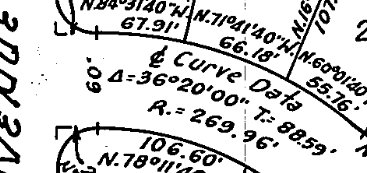
#> input picture Plat/centerline-curve-data.png, 367 x 173 px
$ python -i vectorize.py   (imports and definitions only)
#> lines starting #> are read from the running program, lines starting #| are printed output that depends on the picture; after the words box and inside, x2 and y2 are one past the last pixel; in counts of white or black regions, pixels touching at a corner belong together
"""
vectorize.py -- raster-to-vector for plat linework.

Used when a plat's lot fabric is too large to transcribe dimension by
dimension (Atlantic Beach Unit 2: ~176 lots over 4 detail sheets). The
geometry is scaled off the scan itself, which is legitimate because the
scale is EXACTLY derivable:

    plat drawn at 1" = 50 ft, rendered at D dpi
    => 1 pixel = 50 / D feet        (at 300 dpi: 0.166667 ft/px)

This is not estimation -- it is a unit conversion. What it does NOT give is
the surveyed precision of the recorded dimensions: line positions carry the
scan's own error (line width, paper distortion, scanner skew), so a
vectorized line is good to roughly a foot, not to 0.01 ft. Vectorized
geometry must therefore be labelled as SCALED, never mixed silently with
transcribed dimensions.

Pipeline: threshold -> drop small components (text) -> Hough segments ->
merge collinear -> convert px to feet -> DXF.
"""
from __future__ import annotations

import math
import warnings
from typing import Any

import cv2
import numpy as np


def map_mask(img: np.ndarray, rect: tuple, min_diag=150) -> np.ndarray:
    """Binarise a map region and strip text by dropping small components.

    Plat linework connects into a few very large components while text
    characters are isolated blobs; on Atlantic Beach sheet 3 the split was
    unambiguous (text diag 33-80 px, linework up to 7047 px)."""
    x, y, w, h = rect
    sub = img[y:y + h, x:x + w]
    thr = cv2.threshold(cv2.bitwise_not(sub), 0, 255,
                        cv2.THRESH_BINARY | cv2.THRESH_OTSU)[1]
    n, lab, stats, _ = cv2.connectedComponentsWithStats(thr, 8)
    keep = np.zeros_like(thr)
    for i in range(1, n):
        wd, ht = stats[i, cv2.CC_STAT_WIDTH], stats[i, cv2.CC_STAT_HEIGHT]
        if math.hypot(wd, ht) >= min_diag:
            keep[lab == i] = 255
    return keep


def skeletonize(mask: np.ndarray) -> np.ndarray:
    """Thin drawn strokes to a 1-px-wide centerline before line-fitting.

    CRITICAL FIX: running HoughLinesP directly on a multi-pixel-wide stroke
    detects EACH EDGE of the stroke as its own near-duplicate line (plus
    fragments at slightly different angles near corners/intersections).
    Measured on Atlantic Beach sheet 3: 578 Hough/merge segments contained
    1,308 near-duplicate pairs (same angle within 2 deg, offset under 3 ft)
    -- this is what produced the "sketch, multiple overlapping lines" look
    the user flagged. Skeletonizing first (Zhang-Suen thinning via
    cv2.ximgproc) collapses each stroke to its single centerline, so Hough
    finds one line per drawn line instead of several."""
    try:
        import cv2.ximgproc as xi
        return xi.thinning(mask, thinningType=xi.THINNING_ZHANGSUEN)
    except Exception:
        pass  # opencv-contrib not installed
    try:
        # scikit-image thinning is the same family as Zhang-Suen and keeps strokes
        # connected. On the Beachwood sheet it gives 20 connected pieces where the
        # morphological fallback below gives 2,744, and on a clean drawn arc 1,991
        # ink points where the fallback keeps 112 -- so silently falling through to
        # it (as this function used to whenever cv2.ximgproc was missing) wrecked
        # every curve-following and linework result downstream.
        from skimage.morphology import skeletonize as _sk_skeletonize
        return (_sk_skeletonize(mask > 0) * 255).astype(np.uint8)
    except Exception:
        warnings.warn(
            "skeletonize(): neither cv2.ximgproc nor scikit-image is available; using the "
            "crude morphological fallback, which fragments strokes. Install opencv-contrib-python "
            "or scikit-image for reliable centerlines.", RuntimeWarning, stacklevel=2)
        # last resort: morphological thinning
        skel = np.zeros_like(mask)
        working = mask.copy()
        kernel = cv2.getStructuringElement(cv2.MORPH_CROSS, (3, 3))
        while True:
            opened = cv2.morphologyEx(working, cv2.MORPH_OPEN, kernel)
            temp = cv2.subtract(working, opened)
            eroded = cv2.erode(working, kernel)
            skel = cv2.bitwise_or(skel, temp)
            working = eroded
            if cv2.countNonZero(working) == 0:
                break
        return skel


def segments(mask: np.ndarray, min_len_px=48, max_gap=6, thresh=60):
    """Hough segments from the cleaned mask.

    On a SKELETONIZED (1px) mask, thinning can nick a line into several
    collinear pieces at pixel-level gaps -- max_gap must be generous enough
    to bridge those, and threshold can drop since a 1px line has much less
    accumulator support than a thick stroke of the same length."""
    lines = cv2.HoughLinesP(mask, 1, np.pi / 720, threshold=max(20, thresh // 2),
                            minLineLength=min_len_px, maxLineGap=max(max_gap, 10))
    return [] if lines is None else [tuple(int(v) for v in row) for row in lines[:, 0]]


def _ang(s):
    x1, y1, x2, y2 = s
    return math.degrees(math.atan2(y2 - y1, x2 - x1)) % 180


def _len(s):
    x1, y1, x2, y2 = s
    return math.hypot(x2 - x1, y2 - y1)


def merge_collinear(segs, ang_tol=1.2, perp_tol=2.0, gap_tol=20.0):
    """Collapse the many short Hough fragments along one drawn line into a
    single segment. Without this a single lot line becomes a dozen
    near-duplicate entities in the DXF."""
    used = [False] * len(segs)
    order = sorted(range(len(segs)), key=lambda i: -_len(segs[i]))
    out = []
    for i in order:
        if used[i]:
            continue
        x1, y1, x2, y2 = segs[i]
        a = _ang(segs[i])
        pts = [(x1, y1), (x2, y2)]
        used[i] = True
        ux, uy = math.cos(math.radians(a)), math.sin(math.radians(a))
        for j in order:
            if used[j]:
                continue
            b = _ang(segs[j])
            da = abs(a - b)
            da = min(da, 180 - da)
            if da > ang_tol:
                continue
            # perpendicular distance of j's midpoint from i's line
            mx, my = (segs[j][0] + segs[j][2]) / 2, (segs[j][1] + segs[j][3]) / 2
            vx, vy = mx - x1, my - y1
            perp = abs(vx * uy - vy * ux)
            if perp > perp_tol:
                continue
            # projection overlap / gap
            t_i = sorted([0.0, (x2 - x1) * ux + (y2 - y1) * uy])
            tj = sorted([(segs[j][0] - x1) * ux + (segs[j][1] - y1) * uy,
                         (segs[j][2] - x1) * ux + (segs[j][3] - y1) * uy])
            if tj[0] > t_i[1] + gap_tol or tj[1] < t_i[0] - gap_tol:
                continue
            pts += [(segs[j][0], segs[j][1]), (segs[j][2], segs[j][3])]
            used[j] = True
        ts = [((px - x1) * ux + (py - y1) * uy) for px, py in pts]
        lo, hi = min(ts), max(ts)
        out.append((x1 + ux * lo, y1 + uy * lo, x1 + ux * hi, y1 + uy * hi))
    return out


def px_to_feet(segs, ft_per_px, origin_px=(0, 0), img_h=0):
    """Convert pixel segments to plat feet, flipping the image Y axis so the
    result is a right-handed (Northing, Easting) system."""
    ox, oy = origin_px
    out = []
    for x1, y1, x2, y2 in segs:
        e1 = (x1 - ox) * ft_per_px
        n1 = (img_h - (y1 - oy)) * ft_per_px
        e2 = (x2 - ox) * ft_per_px
        n2 = (img_h - (y2 - oy)) * ft_per_px
        out.append((n1, e1, n2, e2))
    return out


def map_mask_excluding(img, border_frac=0.012, exclude=None, min_diag=150,
                       skeleton=True):
    """Keep the WHOLE sheet inside its border and subtract known non-map
    regions (curve/line tables, title block, legend).

    A single crop rectangle is too blunt for a plat sheet: the map often
    wraps around the table stack, so cropping to the right of a curve table
    silently discards the lot column to its left. Observed on Atlantic Beach
    sheet 3 -- a rectangular crop captured only 58% of the page linework and
    lost the lots 105-123 column and Tract K.

    skeleton=True (default) thins strokes to 1px before returning -- see
    skeletonize() docstring for why this is required, not optional, to avoid
    duplicate near-parallel lines from each stroke's two edges."""
    h, w = img.shape
    m = map_mask(img, (0, 0, w, h), min_diag=min_diag)
    b = int(min(h, w) * border_frac)
    m[:b, :] = 0; m[-b:, :] = 0; m[:, :b] = 0; m[:, -b:] = 0
    for (fx, fy, fw, fh) in (exclude or []):
        x, y = int(w * fx), int(h * fy)
        m[y:y + int(h * fh), x:x + int(w * fw)] = 0
    if skeleton:
        m = skeletonize(m)
    return m


def break_at_junctions(skel: np.ndarray) -> np.ndarray:
    """
    Find junction pixels (pixels with >2 neighbors) in the skeleton and remove them.
    This breaks the skeleton into independent branches (lot lines) that don't cross,
    ensuring cv2.findContours traces them as separate lines ending at corners.
    """
    # A simple neighbor count via convolution
    kernel = np.array([[1, 1, 1],
                       [1, 0, 1],
                       [1, 1, 1]], dtype=np.uint8)

    # Binary mask where foreground is 1
    skel_bin = (skel > 0).astype(np.uint8)

    # Count neighbors
    neighbors = cv2.filter2D(skel_bin, -1, kernel)

    # Junctions are pixels in the skeleton that have >2 neighbors
    junctions = (skel_bin == 1) & (neighbors > 2)

    # Optional: dilate junctions slightly to ensure clean breaks at complex corners
    j_mask = (junctions * 255).astype(np.uint8)
    j_mask = cv2.dilate(j_mask, np.ones((3,3), np.uint8), iterations=1)

    # Subtract junctions from skeleton
    broken_skel = cv2.bitwise_and(skel, cv2.bitwise_not(j_mask))
    return broken_skel


def extract_polylines(mask: np.ndarray, epsilon: float = 1.5, break_junctions: bool = True) -> list[list[tuple]]:
    """
    Extract continuous polylines from a skeletonized mask using cv2.findContours.
    This replaces HoughLinesP for hand-drawn plats to preserve exact curves and organic lines.

    epsilon: approximation accuracy for approxPolyDP. A smaller value preserves more
             of the original wiggles.
    """
    if break_junctions:
        mask = break_at_junctions(mask)

    # Use RETR_LIST to get all contours
    # Use CHAIN_APPROX_SIMPLE to compress horizontal, vertical, and diagonal segments
    contours, _ = cv2.findContours(mask, cv2.RETR_LIST, cv2.CHAIN_APPROX_SIMPLE)

    polylines = []
    for cnt in contours:
        # Approximate contour to smooth out tiny pixel jitters
        approx = cv2.approxPolyDP(cnt, epsilon, closed=False)

        # We need at least two points to make a line
        if len(approx) < 2:
            continue

        points = []
        for p in approx:
            x, y = p[0]
            points.append((x, y))

        polylines.append(points)

    return polylines


def px_to_feet_polylines(polylines: list[list[tuple]], ft_per_px: float, origin_px=(0, 0), img_h=0) -> list[list[tuple]]:
    """Convert pixel polylines to plat feet, flipping the image Y axis (Northing, Easting)."""
    ox, oy = origin_px
    out = []
    for poly in polylines:
        conv_poly = []
        for x, y in poly:
            e = (x - ox) * ft_per_px
            n = (img_h - (y - oy)) * ft_per_px
            conv_poly.append((n, e))
        out.append(conv_poly)
    return out


# [20 lines left out: function filter_speckle_monuments, not called in this run]


def derive_scale_factor(scale_feet: float, dpi: float = 300.0) -> float:
    """Derive exact feet-per-pixel from graphic scale (e.g. 1" = 50' at 300 dpi -> 50 / 300 = 0.166667 ft/px)."""
    return float(scale_feet) / float(dpi)


# [20 lines left out: function transform_to_state_plane, not called in this run]


def vectorize_plat_sheet(
    img_or_path,
    scale_feet: float = 100.0,
    dpi: float = 200.0,
    border_frac: float = 0.015,
    exclude: list[tuple] | None = None,
    min_diag: int = 150,
    epsilon: float = 1.5,
    break_junctions: bool = True,
) -> dict[str, Any]:
    """Automated survey-grade raster-to-vector pipeline for subdivision plat sheets.

    Extracts continuous polylines, Hough segments, and converts all linework to feet.
    """
#> called with img_or_path = '../Plat/centerline-curve-data.png', scale_feet = 100, dpi = 200, border_frac = 0.015, min_diag = 150, epsilon = 1.5, break_junctions = True
    if isinstance(img_or_path, str):
        img = cv2.imread(img_or_path, 0)
#> img is the input picture: shape (173, 367); min 0, max 255, mean 205.5
        if img is None:
            raise FileNotFoundError(f"Cannot read image from {img_or_path}")
    else:
        img = img_or_path

    h, w = img.shape[:2]
    ft_per_px = derive_scale_factor(scale_feet, dpi)

    # 1. Clean mask with text suppression & skeleton thinning
    mask = map_mask_excluding(
        img,
        border_frac=border_frac,
        exclude=exclude,
        min_diag=min_diag,
        skeleton=True,
    )
#> in map_mask, `thr = cv2.threshold(cv2.bitwise_not(sub), 0, 255, cv2.THRESH_BINARY | ..`:
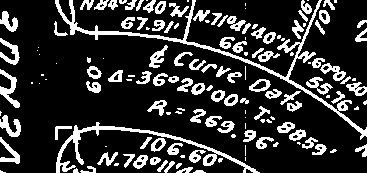
#> thr: shape (173, 367); 19.7% white; 151 white regions (54 under 20 px), largest, box (x1, y1, x2, y2) and area: (55, 0, 367, 140) 2085, (56, 122, 260, 173) 1205, (0, 69, 20, 108) 289
#> in map_mask, `n, lab, stats, _ = cv2.connectedComponentsWithStats(thr, 8)`:
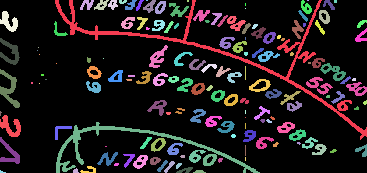
#> lab: shape (173, 367) int32; 152 distinct labels, from 0 to 151; one colour per label, 0 black
#> in map_mask, `n, lab, stats, _ = cv2.connectedComponentsWithStats(thr, 8)`: n = 152; stats = 152 rows, first 6: [0, 0, 367, 173, 50981], [55, 0, 312, 140, 2085], [80, 0, 14, 10, 80], [94, 0, 15, 10, 80], [108, 0, 10, 10, 61], [119, 0, 8, 4, 24]
#> the loop in map_mask, `for i in range(1, n):` made 151 passes
#> (wd, ht) on passes 1 to 3: (312, 140), (14, 10), (15, 10)
#> after the loop in map_mask, `for i in range(1, n):`:
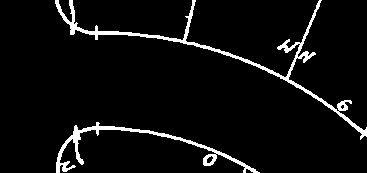
#> keep: shape (173, 367); 5.2% white; 2 white regions, box (x1, y1, x2, y2) and area: (55, 0, 367, 140) 2085, (56, 122, 260, 173) 1205
#> in map_mask_excluding, `m[:, -b:] = 0`:
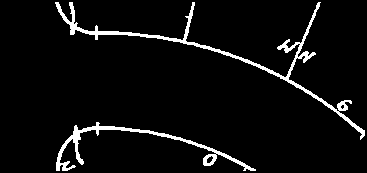
#> m: shape (173, 367); 5.1% white; 2 white regions, box (x1, y1, x2, y2) and area: (55, 2, 365, 140) 2038, (56, 122, 256, 171) 1173

    # 2. Extract continuous polylines
    polys_px = extract_polylines(mask, epsilon=epsilon, break_junctions=break_junctions)
#> in break_at_junctions, `neighbors = cv2.filter2D(skel_bin, -1, kernel)`:
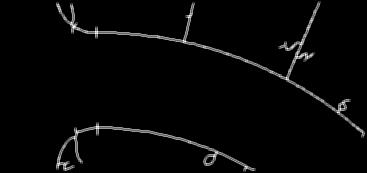
#> neighbors: shape (173, 367); min 0, max 5, mean 0.118; drawn with min black and max white
#> in break_at_junctions, `j_mask = cv2.dilate(j_mask, np.ones((3,3), np.uint8), iterations=1)`:
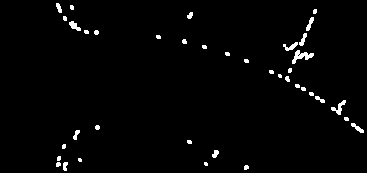
#> j_mask: shape (173, 367); 1.9% white; 39 white regions (20 under 20 px), largest, box (x1, y1, x2, y2) and area: (292, 50, 314, 64) 134, (331, 100, 346, 115) 84, (69, 21, 81, 31) 64
#> in break_at_junctions, `broken_skel = cv2.bitwise_and(skel, cv2.bitwise_not(j_mask))`:
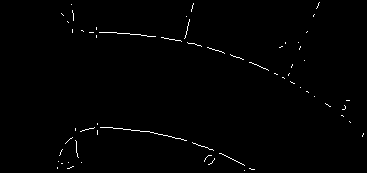
#> broken_skel: shape (173, 367); 0.81% white in thin lines or dots, all inside (x1, y1, x2, y2) = (57, 2, 364, 171)
#> in extract_polylines, `contours, _ = cv2.findContours(mask, cv2.RETR_LIST, cv2.CHAIN_APPROX_S..`: contours = 60 contours, all with area under 20
#> the loop in extract_polylines, `for cnt in contours:` made 60 passes
#> approx on passes 1 to 8: [[244, 170]], [[249, 168], [254, 169], [250, 168]], [[57, 167], [57, 168]], [[72, 166], [67, 168], [73, 166]], [[61, 163], [62, 163]], [[81, 162]], [[68, 162]], [[58, 161]]
#> after the loop in extract_polylines, `for cnt in contours:`: polylines = 50 items
#> polys_px = 50 items
    polys_ft = px_to_feet_polylines(polys_px, ft_per_px=ft_per_px, origin_px=(0, 0), img_h=h)
#> the loop in px_to_feet_polylines, `for poly in polylines:` made 50 passes
#> poly on passes 1 to 8: [(249, 168), (254, 169), (250, 168)], [(57, 167), (57, 168)], [(72, 166), (67, 168), (73, 166)], [(61, 163), (62, 163)], [(214, 158), (208, 164), (214, 159)], [(208, 155), (204, 161), (208, 155), (211, 155)], [(219, 153), (244, 165), (221, 153)], [(62, 149), (59, 155), (61, 150)]
#> polys_ft = 50 items

    # 3. Extract straight line segments
    raw_segs = segments(mask, min_len_px=int(25.0 / ft_per_px), max_gap=int(6.0 / ft_per_px), thresh=40)
#> in segments, `lines = cv2.HoughLinesP(mask, 1, np.pi / 720, threshold=max(20, thresh..`: lines = [[286, 78, 319, 2], [110, 32, 163, 37], [97, 126, 157, 133], [287, 78, 338, 111], [204, 46, 256, 64], [175, 40, 230, 54]]
#> raw_segs = [(286, 78, 319, 2), (110, 32, 163, 37), (97, 126, 157, 133), (287, 78, 338, 111), (204, 46, 256, 64), (175, 40, 230, 54)]
    merged_segs = merge_collinear(raw_segs, ang_tol=1.5, perp_tol=3.0, gap_tol=20.0)
#> in merge_collinear, `used = [False] * len(segs)`: used = [False, False, False, False, False, False]
#> in merge_collinear, `order = sorted(range(len(segs)), key=lambda i: -_len(segs[i]))`: order = [0, 3, 2, 5, 4, 1]
#> the loop in merge_collinear, `for i in order:` made 6 passes
#> (i, a, ux, uy, lo, hi) on passes 2, 4, 6: (3, 32.91, 0.84, 0.543, 0, 60.75), (5, 14.28, 0.969, 0.247, 0, 56.75), (1, 5.39, 0.996, 0.0939, 0, 53.24)
#> after the loop in merge_collinear, `for i in order:`: out = [(319, 2, 286, 78), (287, 78, 338, 111), (97, 126, 157, 133), (175, 40, 230, 54), (204, 46, 256, 64), (110, 32, 163, 37)]; used = [True, True, True, True, True, True]
#> merged_segs has the same summary as out in merge_collinear
    segs_ft = px_to_feet(merged_segs, ft_per_px=ft_per_px, origin_px=(0, 0), img_h=h)
#> the loop in px_to_feet, `for x1, y1, x2, y2 in segs:` made 6 passes
#> (x1, y1, x2, y2, e1, n1, e2, n2) on passes 1 to 6: (319, 2, 286, 78, 159.5, 85.5, 143, 47.5), (287, 78, 338, 111, 143.5, 47.5, 169, 31), (97, 126, 157, 133, 48.5, 23.5, 78.5, 20), (175, 40, 230, 54, 87.5, 66.5, 115, 59.5), (204, 46, 256, 64, 102, 63.5, 128, 54.5), (110, 32, 163, 37, 55, 70.5, 81.5, 68)
#> after the loop in px_to_feet, `for x1, y1, x2, y2 in segs:`: out = [(85.5, 159.5, 47.5, 143), (47.5, 143.5, 31, 169), (23.5, 48.5, 20, 78.5), (66.5, 87.5, 59.5, 115), (63.5, 102, 54.5, 128), (70.5, 55, 68, 81.5)]
#> segs_ft has the same summary as out in px_to_feet

    # Compute total linear feet
    tot_len_ft = 0.0
    for poly in polys_ft:
        for idx in range(len(poly) - 1):
            tot_len_ft += math.hypot(poly[idx + 1][0] - poly[idx][0], poly[idx + 1][1] - poly[idx][1])
#> this loop made 50 passes
#> poly on passes 1 to 8: [(2.5, 124.5), (2, 127), (2.5, 125)], [(3, 28.5), (2.5, 28.5)], [(3.5, 36), (2.5, 33.5), (3.5, 36.5)], [(5, 30.5), (5, 31)], [(7.5, 107), (4.5, 104), (7, 107)], [(9, 104), (6, 102), (9, 104), (9, 105.5)], [(10, 109.5), (4, 122), (10, 110.5)], [(12, 31), (9, 29.5), (11.5, 30.5)]
#> after the loop, tot_len_ft = 422.3

    return {
        "polylines_ft": polys_ft,
        "segments_ft": segs_ft,
        "ft_per_px": ft_per_px,
        "total_linework_feet": tot_len_ft,
        "num_polylines": len(polys_ft),
        "num_segments": len(segs_ft),
        "image_shape": (h, w),
    }


# [220 lines left out: functions iterative_align_raster_to_cogo, extract_skeleton_points, align_skeleton_to_vector, sample_skeleton_corridor, not called in this run]

>>> result = vectorize_plat_sheet('../Plat/centerline-curve-data.png')
#> result = 7 items
